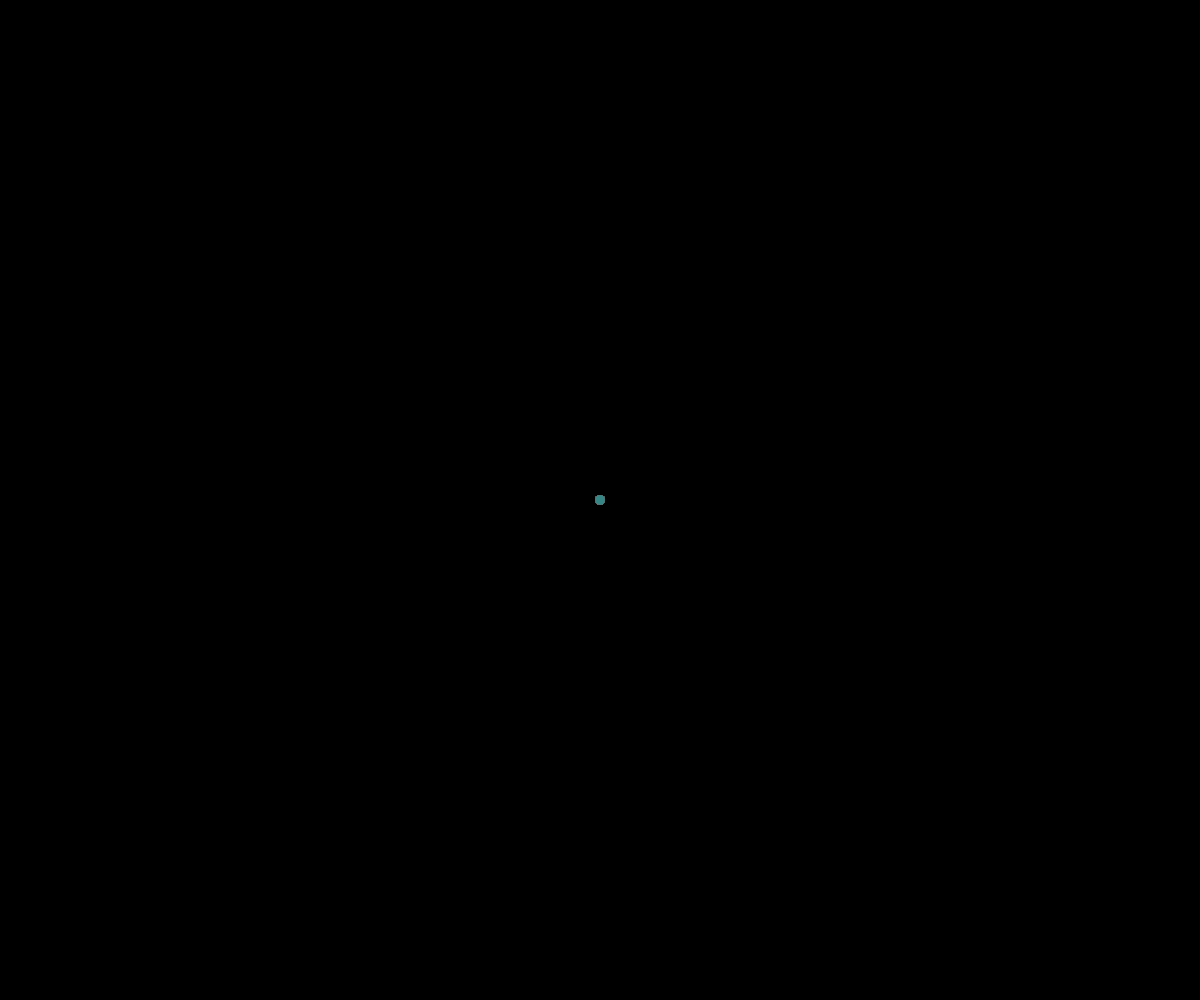
Frame 1 (no input)
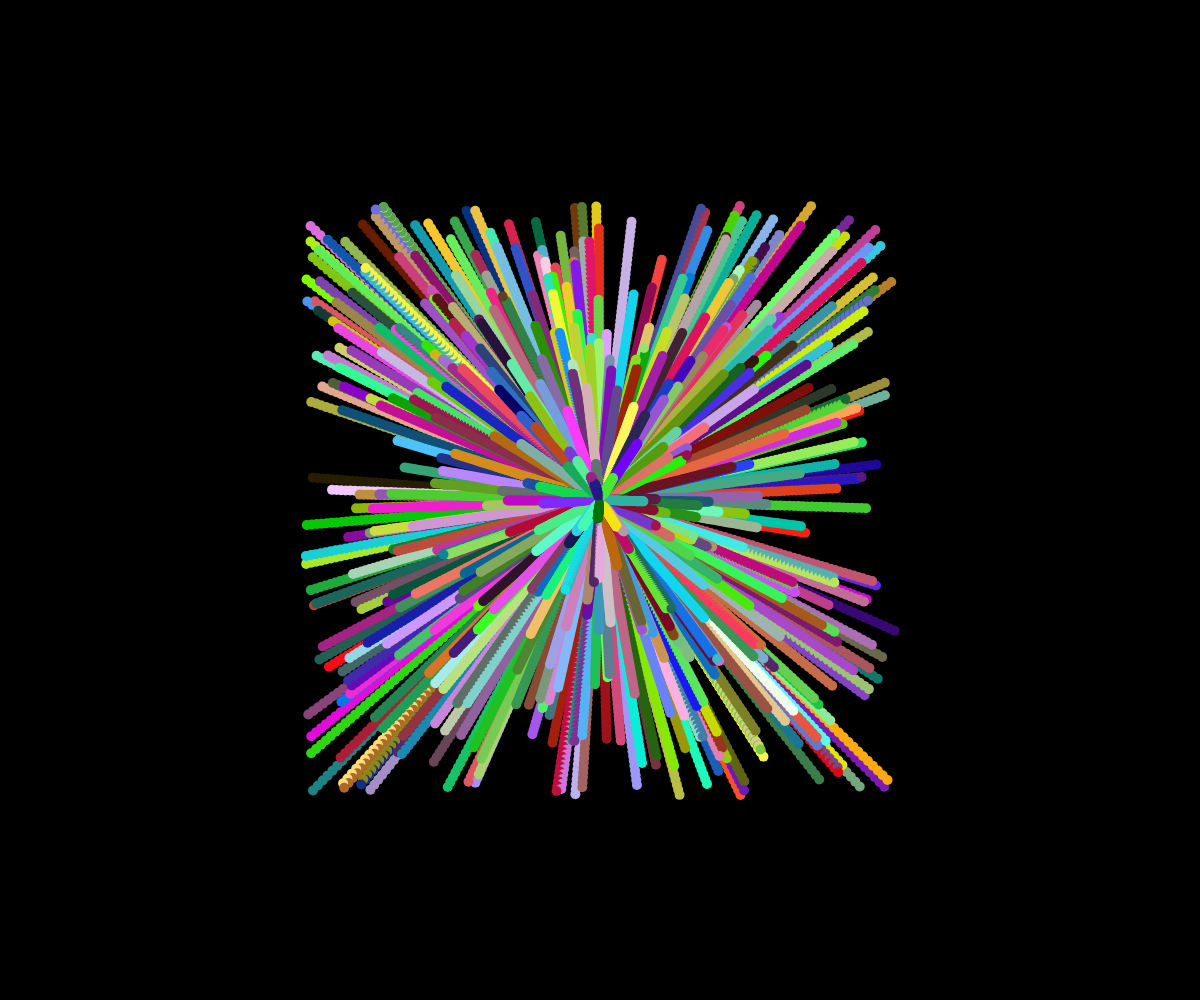
Frame 60 (no input)
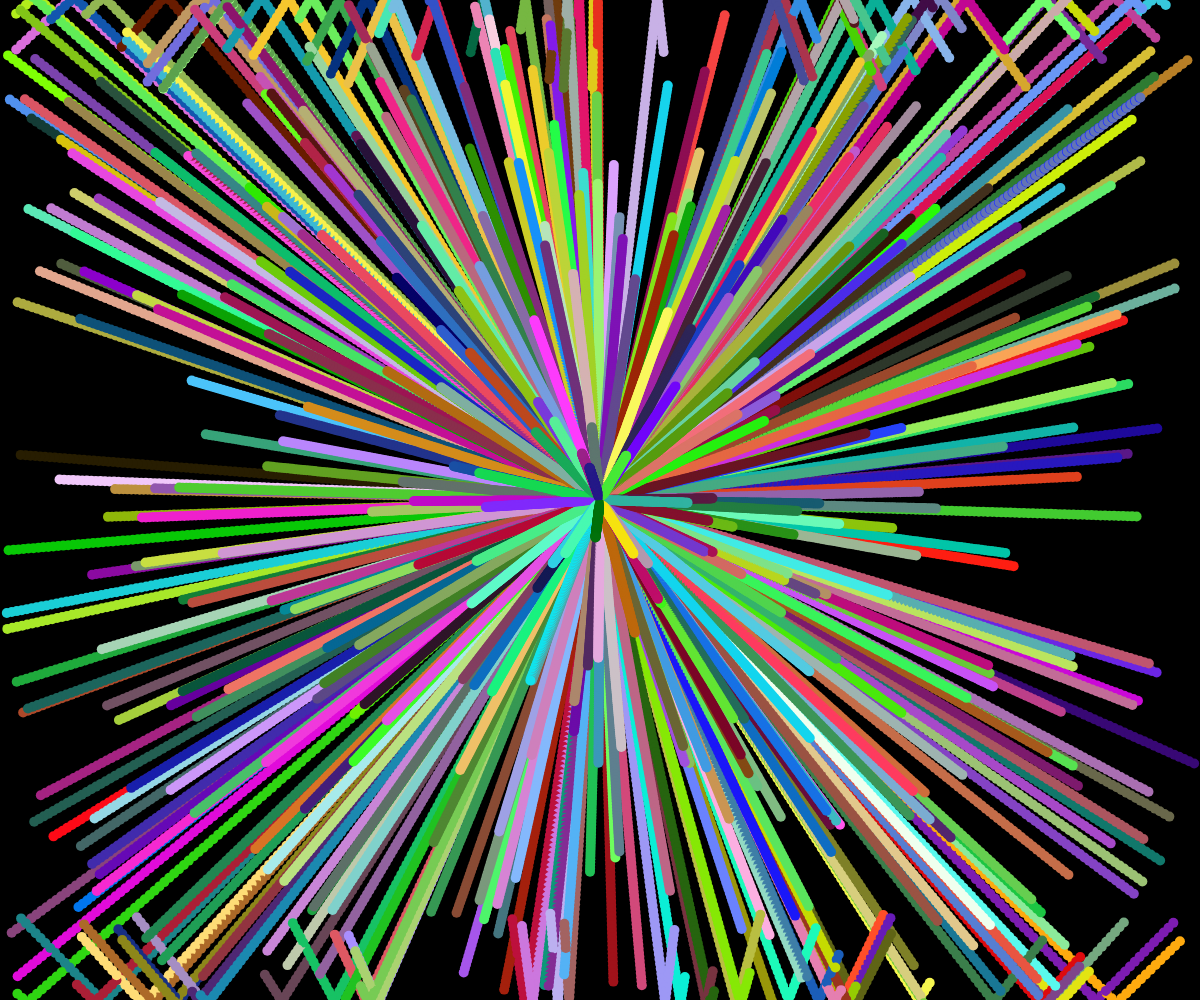
Frame 120 (the mouse pressed at the canvas centre since frame 60)

The p5.js sketch that drew these frames (run headless with seeded random() and noise() and a simulated clock; from frame 60 on, the mouse is pressed at the canvas centre):

// p5.js sketch
// ── sketch.js
var ballList = [];

function setup() {
  createCanvas(window.innerWidth, window.innerHeight);

  for (var i = 0; i < 500; i++) {
      var newBall = new Particle(width/2, height/2);
      ballList.push(newBall);
  }
  noStroke();
  background(0);
}

function draw() {
  fill(255);
  for (var i = 0; i < 500; i++) {
      ballList[i].draw();
  }
}

function Particle(x, y) {

  this.velX = random (-5, 5);
  this.velY = random (-5, 5);
  this.col = color (random(255), random(255), random(255));

  this.draw = function() {
    fill (this.col);

    ellipse (x, y, 10, 10);

    x += this.velX;
    y += this.velY;

    if (x >= width || x <= 0) {
      this.velX *= -1;
    };

    if (y >= height || y <= 0) {
      this.velY *= -1;
    };
  }

}
